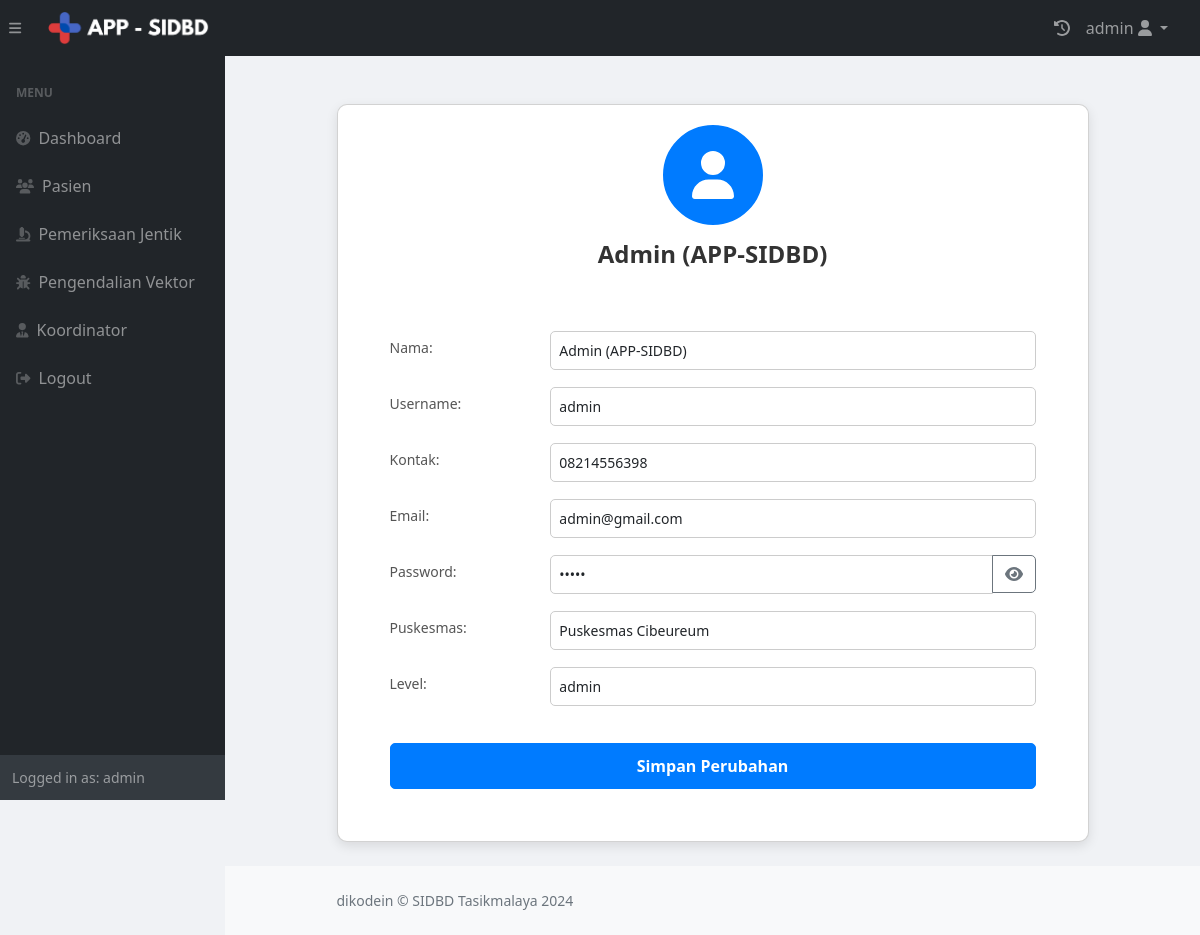
/koordinator/profil.php (signed in), run on the app's committed database.
### tables this page shows
CREATE TABLE `user` (
  `id` int(11) NOT NULL,
  `nama` varchar(244) DEFAULT NULL,
  `username` varchar(255) NOT NULL,
  `password` varchar(255) DEFAULT NULL,
  `contact` varchar(255) NOT NULL,
  `email` varchar(255) NOT NULL,
  `idpuskesmas` int(11) DEFAULT NULL,
  `level` enum('admin','petugas','koordinator') NOT NULL DEFAULT 'petugas',
  `activity` text DEFAULT NULL,
  `created_at` text DEFAULT NULL
);

CREATE TABLE `puskesmas` (
  `idpuskesmas` int(11) NOT NULL,
  `Nama_Puskesmas` varchar(111) NOT NULL,
  `Alamat` varchar(111) NOT NULL,
  `Nomor_Kontak` varchar(111) NOT NULL,
  `created_at` datetime DEFAULT current_timestamp(),
  `longitude` varchar(50) DEFAULT NULL,
  `latitude` varchar(50) DEFAULT NULL,
  `jam_operasional` varchar(100) DEFAULT NULL,
  `kepala_puskesmas` varchar(255) DEFAULT NULL
);

### koordinator/profil.php (the view, shortened to what this page needs)
<?php
require "../function.php";
require "header.php";
$user_id = $_SESSION['id'];
$query = "SELECT * FROM user WHERE id = ?";
$stmt = $conn->prepare($query);
$stmt->bind_param("i", $user_id);
$stmt->execute();
$result = $stmt->get_result();
$user = $result->fetch_assoc();
$query_puskesmas = "SELECT Nama_Puskesmas FROM puskesmas WHERE idpuskesmas = ?";
$stmt_puskesmas = $conn->prepare($query_puskesmas);
$stmt_puskesmas->bind_param("i", $user['idpuskesmas']);
$stmt_puskesmas->execute();
$result_puskesmas = $stmt_puskesmas->get_result();
$puskesmas = $result_puskesmas->fetch_assoc();
$nama_puskesmas = $puskesmas ? $puskesmas['Nama_Puskesmas'] : 'Puskesmas tidak ditemukan';
?>
<!DOCTYPE html>
<html lang="en">
<head>
    <link rel="stylesheet" href="../css/styles.css">
</head>
<body class="sb-nav-fixed">
    <?php include 'nav.php'; ?>
    <?php include 'menu.php'; ?>
    <div id="layoutSidenav_content">
        <main>
            <div class="container-fluid px-4">
                <br><br>
                <div class="card mb-4">
                    <div class="profile-header">
                        <div class="profile-photo">
                            <i class="fas fa-user"></i>
                        </div>
                        <h3><?php echo htmlspecialchars($user['nama']); ?></h3>
                    </div>
                    <div class="card-body">
                        <form action="update_profile.php" method="POST">
                            <table class="form-table">
                                <tr>
                                    <td><label for="nama">Nama:</label></td>
                                    <td><input type="text" class="form-control" id="nama" name="nama" value="<?php echo htmlspecialchars($user['nama']); ?>" required></td>
                                </tr>
                                <tr>
                                    <td><label for="username">Username:</label></td>
                                    <td><input type="text" class="form-control" id="username" name="username" value="<?php echo htmlspecialchars($user['username']); ?>" required></td>
                                </tr>
                                <tr>
                                    <td><label for="contact">Kontak:</label></td>
                                    <td><input type="text" class="form-control" id="contact" name="contact" value="<?php echo htmlspecialchars($user['contact']); ?>" required></td>
                                </tr>
                                <tr>
                                    <td><label for="email">Email:</label></td>
                                    <td><input type="email" class="form-control" id="email" name="email" value="<?php echo htmlspecialchars($user['email']); ?>" required></td>
                                </tr>
                                <tr>
                                    <td><label for="password">Password:</label></td>
                                    <td>
                                        <div class="input-group">
                                            <input type="password" class="form-control" id="password" name="password" value="<?php echo htmlspecialchars($user['password']); ?>" required>
                                            <div class="input-group-append">
                                                <button type="button" class="btn btn-outline-secondary" onclick="togglePasswordVisibility()">
                                                    <i class="fas fa-eye" id="togglePasswordIcon"></i>
                                                </button>
                                            </div>
                                        </div>
                                    </td>
                                </tr>
                                <tr>
                                    <td><label for="idpuskesmas">Puskesmas:</label></td>
                                    <td><input type="text" class="form-control" id="idpuskesmas" value="<?php echo htmlspecialchars($nama_puskesmas); ?>" readonly></td>
                                </tr>
                                <tr>
                                    <td><label for="level">Level:</label></td>
                                    <td><input type="text" class="form-control" id="level" value="<?php echo htmlspecialchars($user['level']); ?>" readonly></td>
                                </tr>
                                <tr>
                                    <td colspan="2">
                                        <button type="submit" class="btn btn-primary">Simpan Perubahan</button>
                                    </td>
                                </tr>
                            </table>
                        </form>
                    </div>
                </div>
            </div>
        </main>
        <?php include 'footer.php'; ?>
    </div>
</body>
</html>

### koordinator/profil.php (style rules this page uses)
body { background-color: #f0f2f5; font-family: 'Segoe UI', Tahoma, Geneva, Verdana, sans-serif; color: #333; }
.container-fluid { max-width: 800px; margin: auto; }
.card { box-shadow: 0 4px 12px rgba(0, 0, 0, 0.1); border-radius: 10px; background-color: #fff; padding: 20px; text-align: center; }
.profile-header { display: flex; flex-direction: column; align-items: center; margin-bottom: 30px; }
.profile-photo { width: 100px; height: 100px; border-radius: 50%; background-color: #007bff; color: white; display: flex; align-items: center; justify-content: center; font-size: 48px; margin-bottom: 15px; border: 2px solid #007bff; }
.profile-header h3 { margin: 0; font-size: 24px; font-weight: bold; color: #333; }
table.form-table { width: 100%; border-collapse: separate; border-spacing: 15px; }
table.form-table td { vertical-align: middle; }
table.form-table label { font-weight: normal; color: #555; margin-bottom: 5px; font-size: 14px; display: block; text-align: left; }
table.form-table input { padding: 8px; font-size: 14px; border-radius: 5px; border: 1px solid #ccc; width: 100%; transition: border-color 0.3s ease; }
.btn-primary { background-color: #007bff; border-color: #007bff; color: white; font-size: 16px; font-weight: bold; padding: 10px 20px; border-radius: 5px; width: 100%; transition: background-color 0.3s ease; margin-top: 20px; }
.input-group { display: flex; align-items: center; }
.input-group .form-control { flex: 1; border-radius: 5px 0 0 5px; }
.input-group .btn-outline-secondary { border-radius: 0 5px 5px 0; }

### data on the page
user: nama "Admin (APP-SIDBD)", username "admin", contact "08214556398", email "admin@gmail.com", level "admin"
puskesmas: Nama_Puskesmas "Puskesmas Cibeureum"

### other printed values
$_SESSION["username"] "admin"
